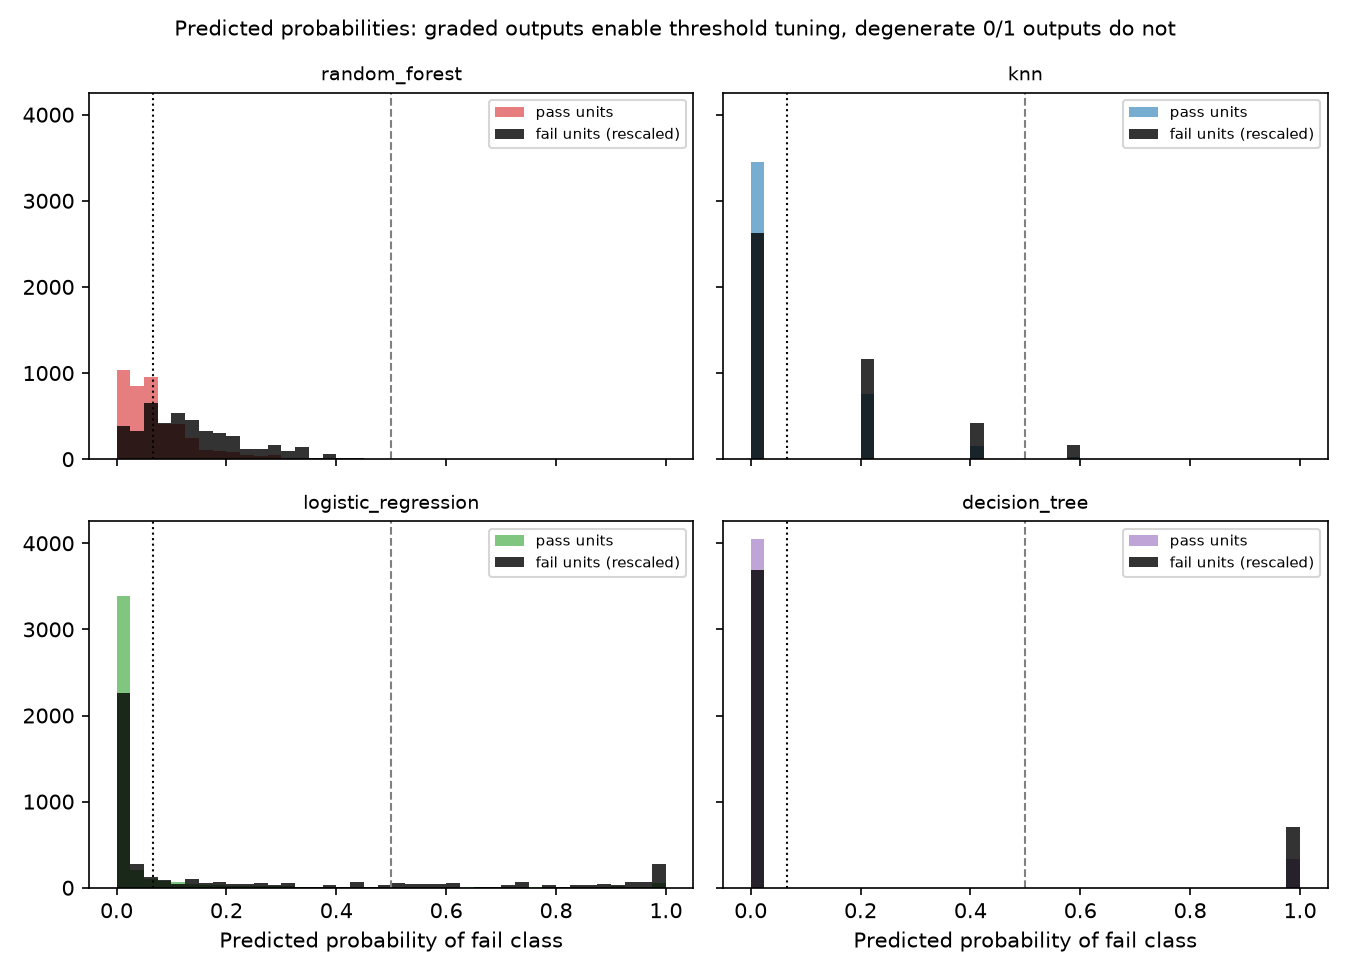

Reproduce this figure in Python.
"""Figure 4: predicted fail-class probability histograms per model.

Regenerate: uv run --with matplotlib python figures/fig4-probability-histograms.py
Reads only committed results/raw/fold-*.json records.
"""

import json
import pathlib

import matplotlib

matplotlib.use("Agg")
import matplotlib.pyplot as plt

RAW = pathlib.Path(__file__).parent.parent / "results" / "raw"
MODELS = ["random_forest", "knn", "logistic_regression", "decision_tree"]
COLORS = {
    "random_forest": "#d62728",
    "knn": "#1f77b4",
    "logistic_regression": "#2ca02c",
    "decision_tree": "#9467bd",
}


def load():
    by_model = {m: {"pass": [], "fail": []} for m in MODELS}
    for path in sorted(RAW.glob("fold-*.json")):
        rec = json.loads(path.read_text())
        for m in rec["models"]:
            for t, p in zip(m["y_true"], m["y_prob"]):
                by_model[m["model"]]["pass" if t == 0 else "fail"].append(p)
    return by_model


def main():
    by_model = load()
    fig, axes = plt.subplots(2, 2, figsize=(9, 6.5), dpi=150, sharex=True, sharey=True)
    for ax, name in zip(axes.flat, MODELS):
        ax.hist(by_model[name]["pass"], bins=40, range=(0, 1), alpha=0.6,
                color=COLORS[name], label="pass units")
        fails = by_model[name]["fail"]
        weights = [len(by_model[name]["pass"]) / max(len(fails), 1)] * len(fails)
        ax.hist(fails, bins=40, range=(0, 1), alpha=0.8, color="black",
                weights=weights, label="fail units (rescaled)")
        ax.axvline(0.5, color="gray", linestyle="--", linewidth=1)
        ax.axvline(1.0 / 15.0, color="black", linestyle=":", linewidth=1)
        ax.set_title(name, fontsize=9)
        ax.legend(fontsize=7)
    for ax in axes[1]:
        ax.set_xlabel("Predicted probability of fail class")
    fig.suptitle("Predicted probabilities: graded outputs enable threshold tuning, degenerate 0/1 outputs do not",
                 fontsize=10)
    fig.tight_layout()
    out = pathlib.Path(__file__).parent / "fig4-probability-histograms.png"
    fig.savefig(out)
    print(f"wrote {out}")


if __name__ == "__main__":
    main()
